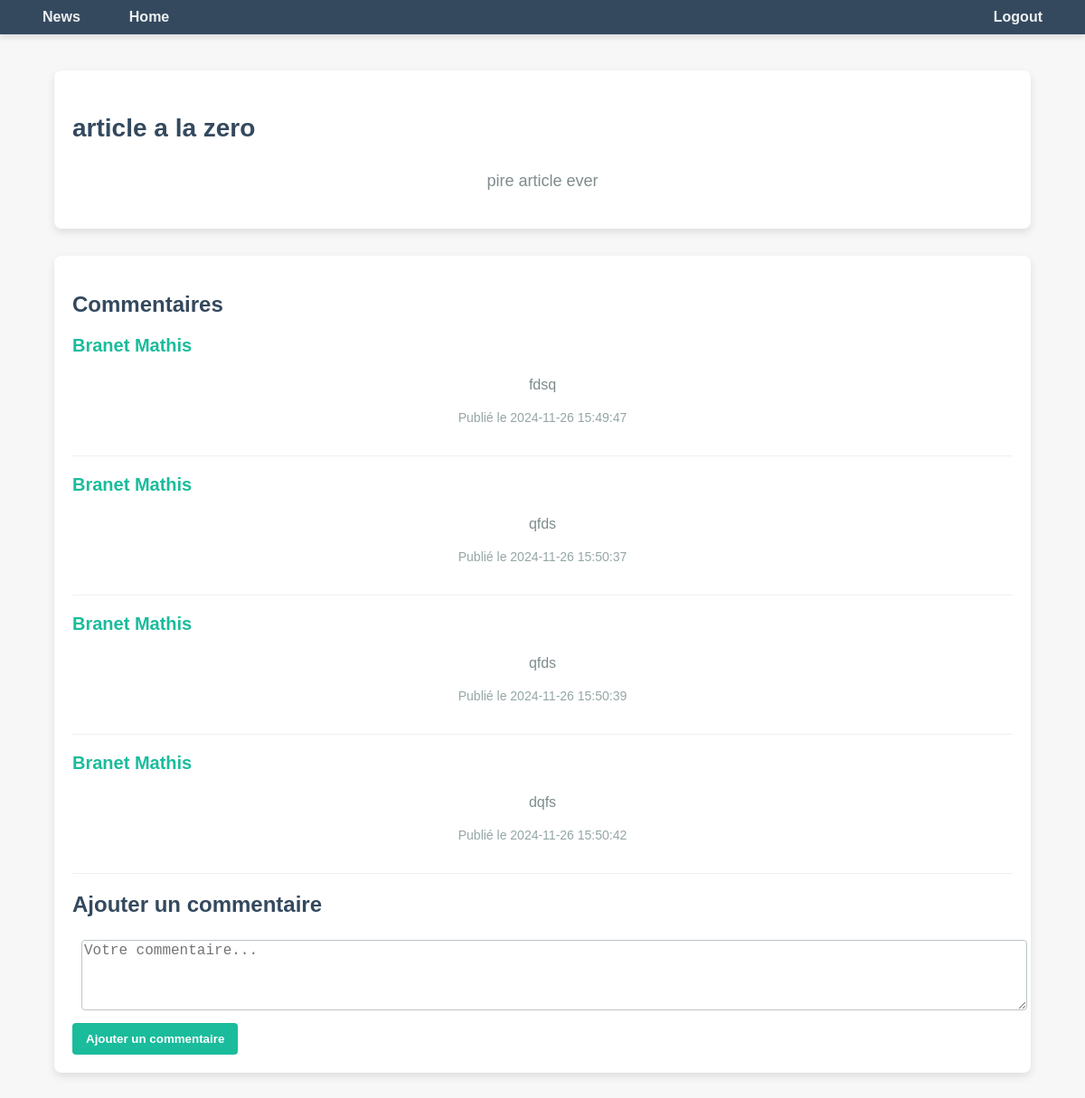
The app's page /actualite.php?id=1 (signed in) with its own data.
### tables this page shows
CREATE TABLE `articles` (
  `id_article` int(11) NOT NULL,
  `titre` text NOT NULL,
  `contenu` text NOT NULL
);

CREATE TABLE `commentaires` (
  `id_commentaire` int(11) NOT NULL,
  `id_user` int(11) NOT NULL,
  `id_article` int(11) NOT NULL,
  `commentaire` text NOT NULL,
  `date` datetime DEFAULT NULL
);

CREATE TABLE `user` (
  `id_user` int(11) NOT NULL,
  `nom` text NOT NULL,
  `prenom` text NOT NULL,
  `email` text NOT NULL,
  `mdp` text NOT NULL
);

### libs/article.php (called while the page is built, shortened)
<?php
    function get_article($id_article, $pdo): array
    {
        $sql = "SELECT * FROM articles WHERE id_article = :id";
        $stmt = $pdo->prepare($sql);
        $stmt->execute(['id' => $id_article]);
        $result = $stmt->fetch(PDO::FETCH_ASSOC);
        return $result;
    }
?>

### libs/commentaire.php (called while the page is built, shortened)
<?php
    function get_commentaires($id_article, $pdo): array
    {
        $sql = "SELECT nom, prenom, commentaire, date
                FROM commentaires
                JOIN user on user.id_user = commentaires.id_user
                WHERE commentaires.id_article = :id_article;";
        $stmt = $pdo->prepare($sql);
        $stmt->execute([':id_article' => $id_article]);
        $result = $stmt->fetchAll(PDO::FETCH_ASSOC);
        return $result;
    }
?>

### actualite.php (the view, shortened to what this page needs)
<!DOCTYPE html>
<html lang="fr">
<head>
    <link rel="stylesheet" href="styles.css">
</head>
<?php
include 'menu.php';
include 'libs/pdo.php';
include 'libs/article.php';
include 'libs/commentaire.php';
if (isset($_GET['id']))
{
    $article = get_article($_GET['id'], $pdo);
    $commentaires = get_commentaires($_GET["id"], $pdo);
}
else
{
    echo "ID d'article manquant.";
}
?>
<body>
    <div class="article">
        <article class="article-content">
            <h1><?=$article['titre']?></h1>
            <p><?=nl2br($article['contenu'])?></p>
        </article>
        <section class="comments-section">
            <h2>Commentaires</h2>
            <ul class="comments-list">
                <?php foreach($commentaires as $commentaire) { ?>
                <li class="comment-item">
                    <h3 class="comment-author"><?= htmlspecialchars($commentaire["nom"]) . " " . htmlspecialchars($commentaire["prenom"]); ?></h3>
                    <p class="comment-body"><?= nl2br(htmlspecialchars($commentaire["commentaire"])) ?></p>
                    <p class="comment-date">Publié le <?= $commentaire["date"] ?></p>
                </li>
                <?php } ?>
            </ul>
            <h2>Ajouter un commentaire</h2>
            <?php if (isset($_SESSION['user_id'])) { ?>
                <form method="post" class="comment-form">
                    <textarea name="commentaire" rows="4" cols="50" placeholder="Votre commentaire..." required></textarea><br>
                    <input type="submit" value="Ajouter un commentaire" class="submit-btn">
                </form>
            <?php } else { ?>
                <p>Vous devez être connecté pour ajouter un commentaire. <a href="login.php" class="login-link">Connexion</a></p>
            <?php } ?>
        </section>
    </div>
</body>
</html>

### styles.css (style rules this page uses)
body { margin: 0; font-family: Arial, sans-serif; background-color: #f7f7f7; }
.news, .article { width: 90%; max-width: 1200px; margin: 20px auto; padding: 20px; }
.article-content { font-size: 16px; color: #7f8c8d; line-height: 1.5; margin-bottom: 10px; }
p { text-align: center; font-size: 18px; color: #e74c3c; }
.article .article-content { background-color: #ffffff; padding: 20px; border-radius: 8px; box-shadow: 0 4px 10px rgba(0, 0, 0, 0.1); margin-bottom: 30px; }
.article .article-content h1 { font-size: 28px; color: #34495e; }
.article .article-content p { font-size: 18px; line-height: 1.6; color: #7f8c8d; }
.comments-section { background-color: #ffffff; padding: 20px; border-radius: 8px; box-shadow: 0 4px 10px rgba(0, 0, 0, 0.1); }
.comments-section h2 { font-size: 24px; color: #34495e; margin-bottom: 15px; }
.comments-list { list-style-type: none; padding: 0; }
.comment-item { border-bottom: 1px solid #ecf0f1; padding-bottom: 20px; margin-bottom: 20px; }
.comment-author { font-size: 20px; font-weight: bold; color: #1abc9c; }
.comment-body { font-size: 16px; color: #7f8c8d; line-height: 1.5; }
.comment-date { font-size: 14px; color: #95a5a6; margin-top: 5px; }
.comment-form textarea { width: 100%; margin: 10px; font-size: 16px; border: 1px solid #bdc3c7; border-radius: 4px; margin-bottom: 10px; }
.comment-form .submit-btn { padding: 10px 15px; background-color: #1abc9c; color: white; border: none; border-radius: 4px; font-weight: bold; cursor: pointer; }

### records on screen
articles: titre "article a la zero", contenu "pire article ever"
commentaires: id_user.nom "Branet", id_user.prenom "Mathis", commentaire "fdsq", date "2024-11-26 15:49:47"
commentaires: id_user.nom "Branet", id_user.prenom "Mathis", commentaire "qfds", date "2024-11-26 15:50:37"
commentaires: id_user.nom "Branet", id_user.prenom "Mathis", commentaire "qfds", date "2024-11-26 15:50:39"
commentaires: id_user.nom "Branet", id_user.prenom "Mathis", commentaire "dqfs", date "2024-11-26 15:50:42"
